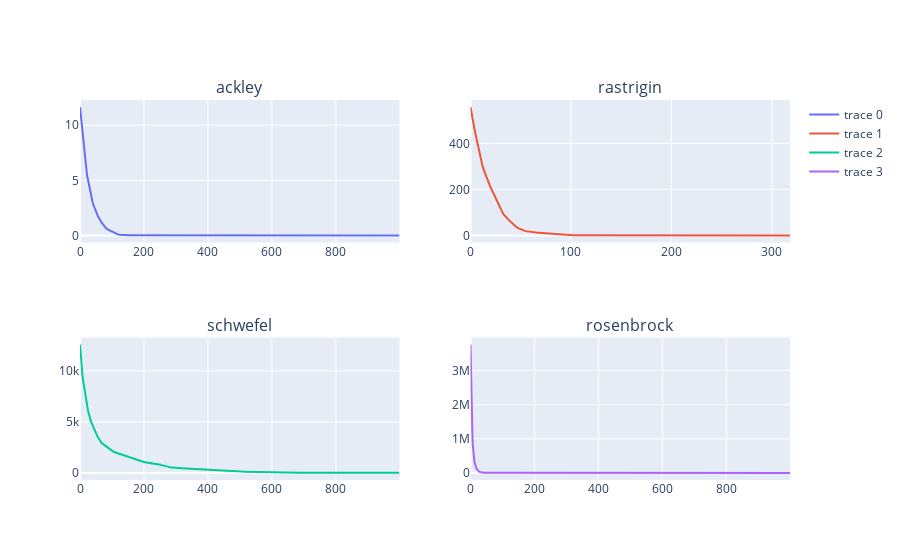

The cell this chart's notebook holds for it:
### Code cell
fig = make_subplots(rows=2, cols=2, subplot_titles=FUNCTIONS)

fig.add_trace(go.Scatter(y=[x['fitness_medio'] for x in ga_dict[FUNCTIONS[0]].geracoes]),row=1,col=1)
fig.add_trace(go.Scatter(y=[x['fitness_medio'] for x in ga_dict[FUNCTIONS[1]].geracoes]),row=1,col=2)
fig.add_trace(go.Scatter(y=[x['fitness_medio'] for x in ga_dict[FUNCTIONS[2]].geracoes]),row=2,col=1)
fig.add_trace(go.Scatter(y=[x['fitness_medio'] for x in ga_dict[FUNCTIONS[3]].geracoes]),row=2,col=2)

### Figure 1 — Plotly figure (JSON) as saved in the notebook; plotly's stock layout.template omitted (floating-point values rounded to 4 significant figures; data arrays with more than 128 entries replaced by an {"elided": "..."} marker saying what was removed)
{"data": [{"type": "scatter", "xaxis": "x", "y": {"elided": "1000 float values"}, "yaxis": "y"}, {"type": "scatter", "xaxis": "x2", "y": {"elided": "319 float values"}, "yaxis": "y2"}, {"type": "scatter", "xaxis": "x3", "y": {"elided": "1000 float values"}, "yaxis": "y3"}, {"type": "scatter", "xaxis": "x4", "y": {"elided": "1000 float values"}, "yaxis": "y4"}], "layout": {"annotations": [{"font": {"size": 16}, "showarrow": false, "text": "ackley", "x": 0.225, "xanchor": "center", "xref": "paper", "y": 1, "yanchor": "bottom", "yref": "paper"}, {"font": {"size": 16}, "showarrow": false, "text": "rastrigin", "x": 0.775, "xanchor": "center", "xref": "paper", "y": 1, "yanchor": "bottom", "yref": "paper"}, {"font": {"size": 16}, "showarrow": false, "text": "schwefel", "x": 0.225, "xanchor": "center", "xref": "paper", "y": 0.375, "yanchor": "bottom", "yref": "paper"}, {"font": {"size": 16}, "showarrow": false, "text": "rosenbrock", "x": 0.775, "xanchor": "center", "xref": "paper", "y": 0.375, "yanchor": "bottom", "yref": "paper"}], "xaxis": {"anchor": "y", "domain": [0, 0.45]}, "xaxis2": {"anchor": "y2", "domain": [0.55, 1]}, "xaxis3": {"anchor": "y3", "domain": [0, 0.45]}, "xaxis4": {"anchor": "y4", "domain": [0.55, 1]}, "yaxis": {"anchor": "x", "domain": [0.625, 1]}, "yaxis2": {"anchor": "x2", "domain": [0.625, 1]}, "yaxis3": {"anchor": "x3", "domain": [0, 0.375]}, "yaxis4": {"anchor": "x4", "domain": [0, 0.375]}}}
